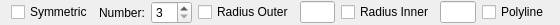
<?xml version="1.0" encoding="UTF-8"?>
<ui version="4.0">
 <class>LC_StarOptions</class>
 <widget class="QWidget" name="LC_StarOptions">
  <property name="geometry">
   <rect>
    <x>0</x>
    <y>0</y>
    <width>560</width>
    <height>25</height>
   </rect>
  </property>
  <property name="windowTitle">
   <string>Form</string>
  </property>
  <layout class="QGridLayout" name="gridLayout">
   <property name="topMargin">
    <number>1</number>
   </property>
   <property name="bottomMargin">
    <number>1</number>
   </property>
   <item row="0" column="6">
    <widget class="QCheckBox" name="cbRadiusInner">
     <property name="text">
      <string>Radius Inner</string>
     </property>
    </widget>
   </item>
   <item row="0" column="5">
    <widget class="QLineEdit" name="leRadusOuter">
     <property name="minimumSize">
      <size>
       <width>30</width>
       <height>0</height>
      </size>
     </property>
     <property name="maximumSize">
      <size>
       <width>50</width>
       <height>16777215</height>
      </size>
     </property>
    </widget>
   </item>
   <item row="0" column="8">
    <widget class="QCheckBox" name="cbPolyline">
     <property name="text">
      <string>Polyline</string>
     </property>
    </widget>
   </item>
   <item row="0" column="4">
    <widget class="QCheckBox" name="cbRadiusOuter">
     <property name="text">
      <string>Radius Outer</string>
     </property>
    </widget>
   </item>
   <item row="0" column="2">
    <widget class="QSpinBox" name="sbNumber">
     <property name="minimum">
      <number>3</number>
     </property>
    </widget>
   </item>
   <item row="0" column="7">
    <widget class="QLineEdit" name="leRadiusInner">
     <property name="minimumSize">
      <size>
       <width>30</width>
       <height>0</height>
      </size>
     </property>
     <property name="maximumSize">
      <size>
       <width>50</width>
       <height>16777215</height>
      </size>
     </property>
    </widget>
   </item>
   <item row="0" column="0">
    <widget class="QCheckBox" name="cbSymmertix">
     <property name="text">
      <string>Symmetric</string>
     </property>
    </widget>
   </item>
   <item row="0" column="1">
    <widget class="QLabel" name="label">
     <property name="text">
      <string>Number:</string>
     </property>
    </widget>
   </item>
   <item row="0" column="9">
    <spacer name="horizontalSpacer">
     <property name="orientation">
      <enum>Qt::Horizontal</enum>
     </property>
     <property name="sizeType">
      <enum>QSizePolicy::Expanding</enum>
     </property>
     <property name="sizeHint" stdset="0">
      <size>
       <width>0</width>
       <height>20</height>
      </size>
     </property>
    </spacer>
   </item>
  </layout>
 </widget>
 <resources/>
 <connections/>
</ui>
